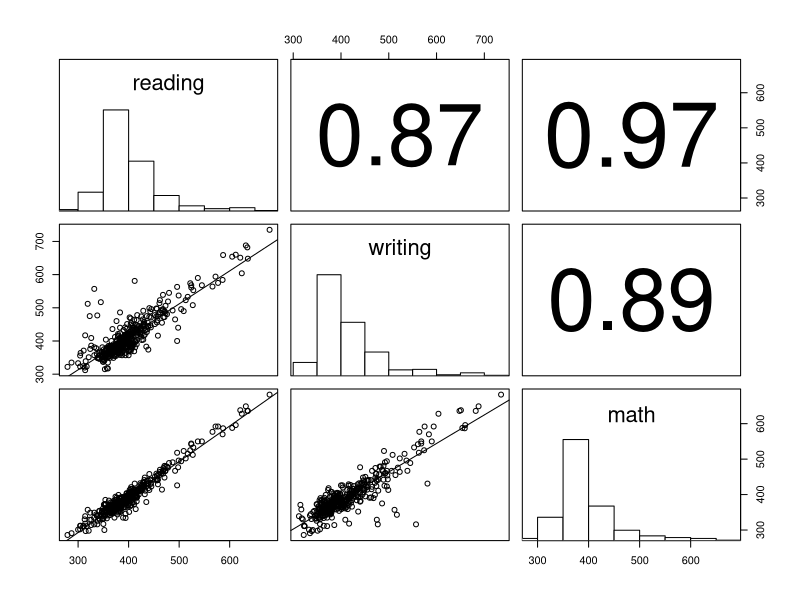
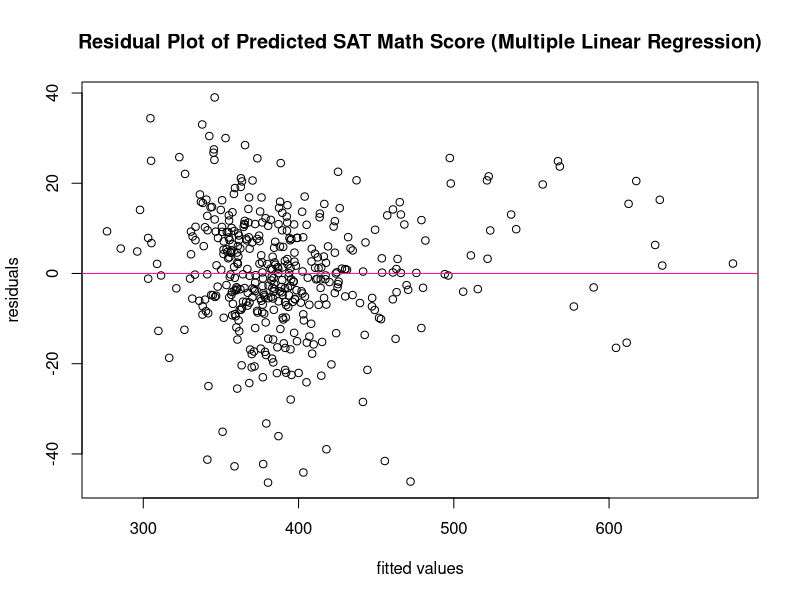
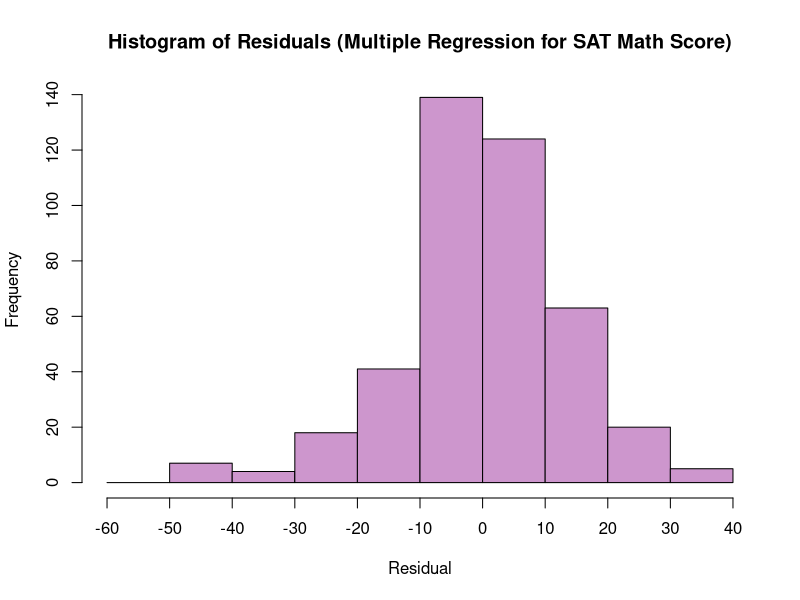

These figures' R source, in order:
# Shruti Alavala
# Final Project

setwd(dirname(rstudioapi::getActiveDocumentContext()$path))
getwd()

# Read in data
sat_data_orig<-read.csv("2012_SAT_Results_Original.csv")
head(sat_data_orig)
nrow(sat_data_orig)

colnames(sat_data_orig) <- c("dnb", "name", "num.testers", "reading", "writing", "math")
head(sat_data_orig)

# DATA CLEANING

# remove rows with s as value

sat_data <- subset(sat_data_orig, 
                   (num.testers != "s" & reading != "s" & writing != "s" & math != "s"), 
                   select = c("dnb", "name", "num.testers", "reading", "writing", "math"))

nrow(sat_data)

# convert to numerical value column

sapply(sat_data, class)

i <- c("num.testers", "reading", "writing", "math")
sat_data[, i] <- apply(sat_data[, i], 2, function(x) as.numeric(x))

sapply(sat_data, class)

# check that avg score ranges from 200 to 800

summary(sat_data)

# save cleaned data to csv
write.csv(sat_data, "cleaned_sat_data.csv", row.names = FALSE)

# multiple linear regression analysis

# scatterplot and correlation

sat_data_numerical <- sat_data[, c("reading","writing","math")]

panel.cor <- function(x, y, digits=2, prefix="", cex.cor, ...) {
  usr <- par("usr")
  on.exit(par(usr))
  par(usr = c(0, 1, 0, 1))
  r <- abs(cor(x, y, use="complete.obs"))
  txt <- format(c(r, 0.123456789), digits=digits)[1]
  txt <- paste(prefix, txt, sep="")
  if(missing(cex.cor)) cex.cor <- 0.8/strwidth(txt)
  text(0.5, 0.5, txt, cex = cex.cor * (1 + r) / 2)
}

panel.hist <- function(x, ...) {
  usr <- par("usr")
  on.exit(par(usr))
  par(usr = c(usr[1:2], 0, 1.5) )
  h <- hist(x, plot = FALSE)
  breaks <- h$breaks
  nB <- length(breaks)
  y <- h$counts
  y <- y/max(y)
  rect(breaks[-nB], 0, breaks[-1], y, col="white", ...)
}

panel.lm <- function (x, y, col = par("col"), bg = NA, pch = par("pch"),
                      cex = 1, col.smooth = "black", ...) {
  points(x, y, pch = pch, col = col, bg = bg, cex = cex)
  abline(stats::lm(y ~ x), col = col.smooth, ...)
}

pairs(sat_data_numerical,upper.panel=panel.cor, diag.panel=panel.hist, lower.panel=panel.lm)

# linear regression

attach(sat_data)

m <-lm(math~reading+writing)
m
summary(m)

confint(m, level =.95) 

#Assessing fit/Regression Diagnostics
#Residual plots - checking constant variance and linearity
plot(fitted(m),resid(m), axes=TRUE, frame.plot=TRUE,
     main = "Residual Plot of Predicted SAT Math Score (Multiple Linear Regression)",
     xlab = "fitted values", ylab="residuals")
abline(h=0, col = 'deeppink')

#Checking Normality of residuals
hist(resid(m),
     main = "Histogram of Residuals (Multiple Regression for SAT Math Score)",
     xlab = "Residual",
     breaks = seq(-60,40,10),
     xaxt = "n",
     col = "plum3")
axis(side = 1, seq(-60,40,10), labels = TRUE)
